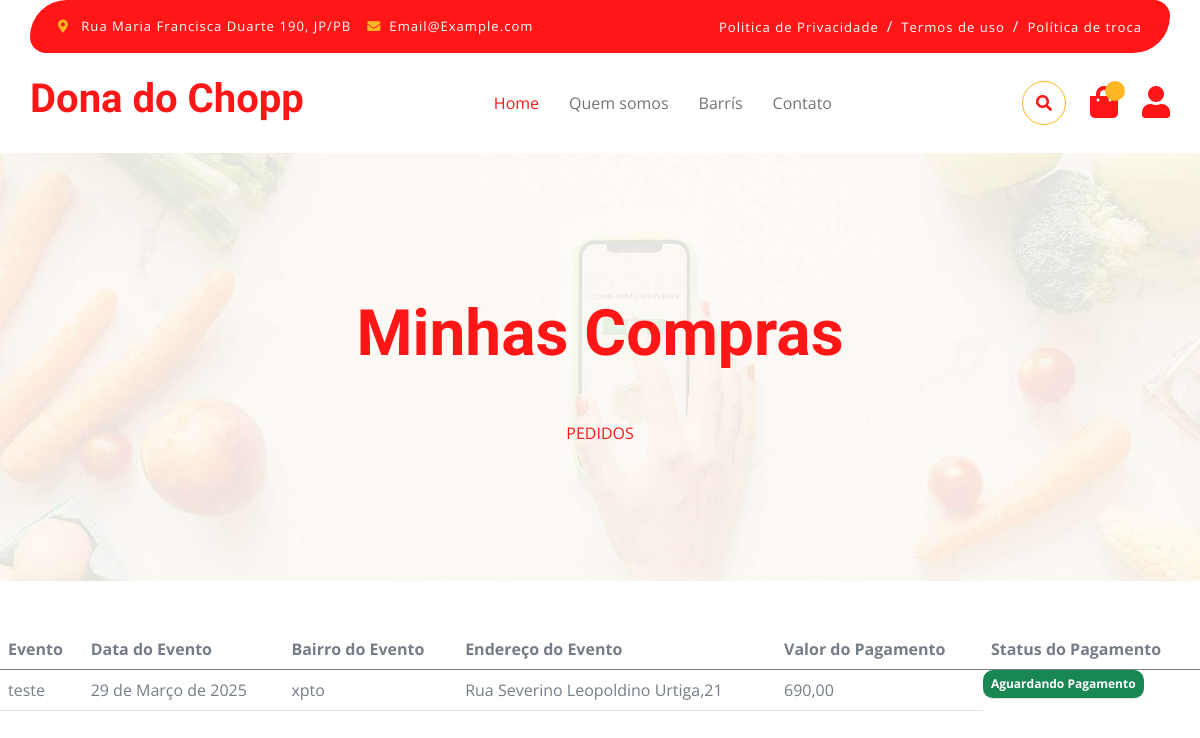
Page /minhas-compras/ (signed in) on the earlier database version.
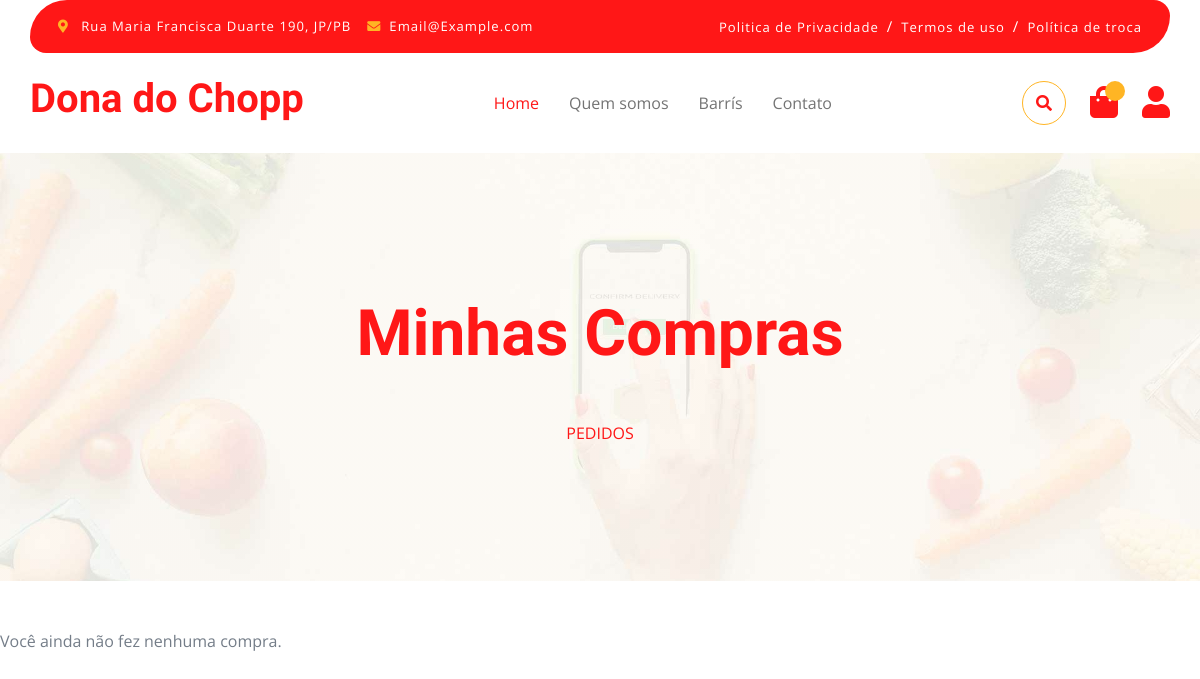
Same page on the later database version.
### authentication/models.py (models this page shows, shortened)
class Evento(models.Model):
    usuario = models.ForeignKey(Usuario, on_delete=models.CASCADE)
    cep = models.CharField(max_length=8, default=0)
    celular = models.CharField(max_length=11)
    bairro = models.CharField(max_length=100, default='None')
    endereco = models.CharField(max_length=100)
    data_evento = models.DateField(null=True)
    tipo_evento = models.CharField(max_length=50, null=True)
    status = models.CharField(max_length=50, null=True, blank=True, default=' ')
    hora_evento = models.TimeField(null=True)
    valor = models.DecimalField(max_digits=10, decimal_places=2, default=0)
    chopeiras = models.ManyToManyField(Chopeira)

### authentication/views.py (the view)
# urls.py: path('minhas-compras/', PedidosView.as_view(), name='minhas_compras'),
class PedidosView(TemplateView):
    template_name = 'sucesso.html'
    def get(self, request):
        usuario = request.user.username
        user = Usuario.objects.get(username=usuario)
        eventos = Evento.objects.filter(usuario=user).order_by('-id')
        print(f'-------------{usuario}---------')
        print(f'-------------{len(eventos)}---------')
        context = {'pagamentos':eventos}
        return render(request, self.template_name, context)

### templates/sucesso.html (shortened to what this page needs)
{% extends "base.html" %}
{% block 'content'%}
{% include 'parciais/nav_bar.html'%}
<div class="container-xxl py-5 bg-dark hero-header mb-5">
    <div class="container text-center my-5 pt-5 pb-4">
        <h1 class="mb-5 display-3 text-primary">Minhas Compras</h1>
        <nav aria-label="breadcrumb">
            <ol class="breadcrumb justify-content-center text-uppercase">
                <li class="breadcrumb-item"><a href="#">Pedidos</a></li>
            </ol>
        </nav>
    </div>
</div>
{% if pagamentos %}
    <table class="table d-none d-md-table">
        <thead>
            <tr>
                <th scope="col">Evento</th>
                <th scope="col">Data do Evento</th>
                <th scope="col">Bairro do Evento</th>
                <th scope="col">Endereço do Evento</th>
                <th scope="col">Valor do Pagamento</th>
                <th scope="col">Status do Pagamento</th>
            </tr>
        </thead>
        <tbody>
            {% for pag in pagamentos %}
            <tr>
                <td>{{ pag.tipo_evento }}</td>
                <td>{{ pag.data_evento }}</td>
                <td>{{ pag.bairro }}</td>
                <td>{{ pag.endereco }}</td>
                <td>{{ pag.valor }}</td>
                <td class="badge bg-success">{{ pag.status }}</td>
            </tr>
            {% endfor %}
        </tbody>
    </table>
{% else %}
    <p>Você ainda não fez nenhuma compra.</p>
{% endif %}
{% endblock %}

Differences in the rows shown:
removed Evento: tipo_evento "teste", data_evento "29 de Março de 2025", bairro "xpto", endereco "Rua Severino Leopoldino Urtiga,21", valor "690,00", status "Aguardando Pagamento"
Other differences:
text no longer shown: "Evento Data do Evento Bairro do Evento Endereço do Evento Valor do Pagamento Status do Pagamento"
text now shown: "Você ainda não fez nenhuma compra."
